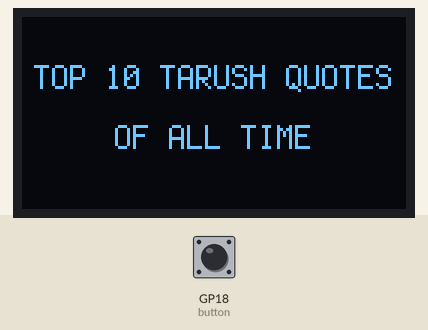
A program run on a simulated Raspberry Pi Pico running CircuitPython. Shown: 128×64 one-colour display. Inputs (shaded band) come from the test bench; at power-on: GP18 (button) HIGH. Files that are not in the repository are absent; what the program prints to the serial console is not drawn.

Above: at 5.0 s.
5.1 s: GP18 (button) pulled LOW for 0.15 s
At 6.2 s:
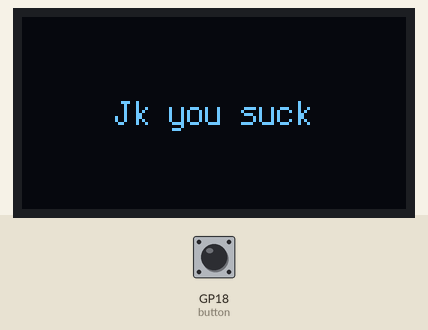
At 7.3 s:
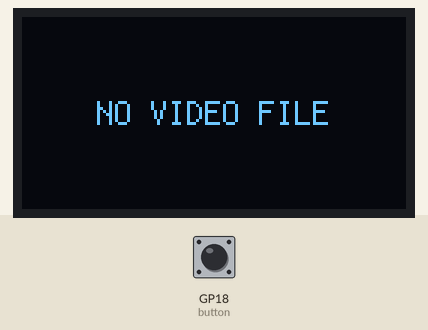
Timing chart, 0 to 8.8 s (numbered marks = the images above; inputs shaded):
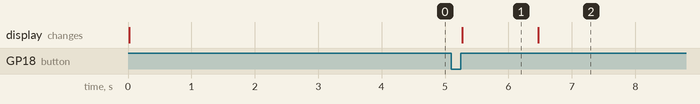

The program:

code.py
```python
import board
import busio
import digitalio
import displayio
import terminalio
import time

from i2cdisplaybus import I2CDisplayBus
from adafruit_displayio_sh1106 import SH1106
from adafruit_display_text import label


# ============================================================
# SETTINGS
# ============================================================

WIDTH = 128
HEIGHT = 64

FRAME_SIZE = 1024
FPS = 100

FRAME_FILE = "/frames.bin"


# ============================================================
# OLED SETUP
# ============================================================

print("Starting...")

displayio.release_displays()

i2c = busio.I2C(
    board.GP15,       # SCL
    board.GP14        # SDA
)

display_bus = I2CDisplayBus(
    i2c,
    device_address=0x3C
)

display = SH1106(
    display_bus,
    width=128,
    height=64
)

print("OLED initialized!")


# ============================================================
# BUTTON SETUP
# ============================================================

# GP18: Start button
button = digitalio.DigitalInOut(board.GP18)
button.direction = digitalio.Direction.INPUT
button.pull = digitalio.Pull.UP

# GP13: Skip animation button
skip_button = digitalio.DigitalInOut(board.GP13)
skip_button.direction = digitalio.Direction.INPUT
skip_button.pull = digitalio.Pull.UP

print("Start button on GP18 initialized!")
print("Skip button on GP13 initialized!")


# ============================================================
# HELPER: SHOW CENTERED TEXT
# ============================================================

def show_text(text, y=32):

    group = displayio.Group()

    text_label = label.Label(
        terminalio.FONT,
        text=text,
        color=0xFFFFFF
    )

    text_label.anchor_point = (0.5, 0.5)
    text_label.anchored_position = (64, y)

    group.append(text_label)
    display.root_group = group


# ============================================================
# HELPER: CHECK SKIP BUTTON
# ============================================================

def skip_pressed():

    if not skip_button.value:
        time.sleep(0.03)  # Debounce

        if not skip_button.value:
            print("SKIP BUTTON PRESSED!")
            return True

    return False


# ============================================================
# START SCREEN
# ============================================================

print("Showing start screen...")

group = displayio.Group()

title = label.Label(
    terminalio.FONT,
    text="TOP 10 TARUSH QUOTES",
    color=0xFFFFFF
)

title.anchor_point = (0.5, 0.5)
title.anchored_position = (64, 20)

subtitle = label.Label(
    terminalio.FONT,
    text="OF ALL TIME",
    color=0xFFFFFF
)

subtitle.anchor_point = (0.5, 0.5)
subtitle.anchored_position = (64, 40)

group.append(title)
group.append(subtitle)

display.root_group = group


# ============================================================
# WAIT FOR START BUTTON
# ============================================================

print("Waiting for GP18 start button...")

while button.value:
    time.sleep(0.01)

time.sleep(0.15)

while not button.value:
    time.sleep(0.01)

print("BUTTON PRESSED!")


# ============================================================
# QUOTE #1
# ============================================================

print("Showing quote #1...")

show_text("Jk you suck")

time.sleep(1.2)


# ============================================================
# CREATE ANIMATION BITMAP
# ============================================================

print("Preparing animation...")

bitmap = displayio.Bitmap(
    WIDTH,
    HEIGHT,
    2
)

palette = displayio.Palette(2)
palette[0] = 0x000000
palette[1] = 0xFFFFFF

tile_grid = displayio.TileGrid(
    bitmap,
    pixel_shader=palette
)

video_group = displayio.Group()
video_group.append(tile_grid)

display.root_group = video_group


# ============================================================
# OPEN FRAME FILE
# ============================================================

print("Opening frames.bin...")

try:
    frame_file = open(FRAME_FILE, "rb")

except Exception as error:
    print("ERROR OPENING frames.bin:")
    print(error)

    show_text("NO VIDEO FILE")

    while True:
        time.sleep(1)


# ============================================================
# PLAY ANIMATION WITH GP13 SKIP SUPPORT
# ============================================================

print("PLAYING ANIMATION!")

frame_number = 0
frame_delay = 1 / FPS

while True:

    # Check skip button before reading a new frame
    if skip_pressed():
        print("Skipping animation...")
        break

    start_time = time.monotonic()

    frame_data = frame_file.read(FRAME_SIZE)

    # End of animation file
    if len(frame_data) < FRAME_SIZE:
        break

    # Draw the frame
    byte_index = 0

    for y in range(HEIGHT):

        # Check GP13 periodically while drawing.
        # This makes skipping more responsive.
        if y % 8 == 0 and not skip_button.value:
            print("Skip requested during frame drawing!")
            break

        for x_byte in range(16):

            byte = frame_data[byte_index]
            byte_index += 1

            x = x_byte * 8

            bitmap[x, y]     = (byte >> 7) & 1
            bitmap[x + 1, y] = (byte >> 6) & 1
            bitmap[x + 2, y] = (byte >> 5) & 1
            bitmap[x + 3, y] = (byte >> 4) & 1
            bitmap[x + 4, y] = (byte >> 3) & 1
            bitmap[x + 5, y] = (byte >> 2) & 1
            bitmap[x + 6, y] = (byte >> 1) & 1
            bitmap[x + 7, y] = byte & 1

        # If pressed during drawing, stop the animation.
        if y % 8 == 0 and not skip_button.value:
            break

    # If the skip button was pressed, exit the animation loop.
    if not skip_button.value:
        time.sleep(0.05)
        break

    frame_number += 1

    # Maintain approximate target FPS
    elapsed = time.monotonic() - start_time
    remaining = frame_delay - elapsed

    if remaining > 0:
        time.sleep(remaining)


# Always close the file, even if the animation was skipped.
frame_file.close()

print("Animation ended.")
print("Frames played:", frame_number)


# ============================================================
# HAPPY BIRTHDAY SCREEN
# ============================================================

time.sleep(0.2)

group = displayio.Group()

line1 = label.Label(
    terminalio.FONT,
    text="HAPPY",
    color=0xFFFFFF
)

line1.anchor_point = (0.5, 0.5)
line1.anchored_position = (64, 18)

line2 = label.Label(
    terminalio.FONT,
    text="BIRTHDAY",
    color=0xFFFFFF
)

line2.anchor_point = (0.5, 0.5)
line2.anchored_position = (64, 34)

line3 = label.Label(
    terminalio.FONT,
    text="TARUSH!!!",
    color=0xFFFFFF
)

line3.anchor_point = (0.5, 0.5)
line3.anchored_position = (64, 52)

group.append(line1)
group.append(line2)
group.append(line3)

display.root_group = group

print("HAPPY BIRTHDAY TARUSH!!!")


# ============================================================
# DONE
# ============================================================

while True:
    time.sleep(1)
```

Measured:
- after the input at 5.1 s, the display: changes after 0.17 s (image 1)
- what the display in image 1 shows lasts 1.2 s, from 5.3 s to 6.5 s
